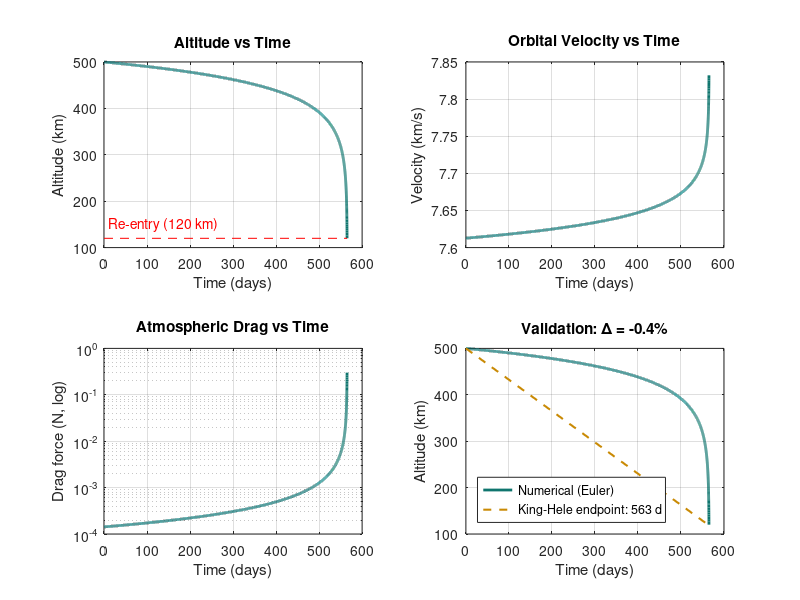

Here is the MATLAB script that generated this plot:
% EcoOrbit — Physics Layer: Numerical Orbital Decay Propagator
% Forward-Euler integration of da/dt = -rho * v * a * Cd * A / m  (Eq. 4)
% Exports trajectory.csv consumed by the Python intelligence layer.
%
% Reference scenario: 250 kg LEO small satellite, 500 km circular orbit.
% Run:  >> ecoorbit_propagator

% ---- Constants (single source of truth; mirror of ecoorbit.py) ----------
mu    = 3.986e14;      % Earth gravitational parameter, m^3/s^2
Re    = 6378e3;        % Earth equatorial radius, m
rho0  = 6.97e-13;      % density at 500 km, kg/m^3
H     = 50e3;          % scale height, m
h_ref = 500e3;         % reference altitude for rho0, m
h_re  = 120e3;         % effective re-entry boundary, m
dt    = 3600;          % integration step, s (1 hour)

% ---- Spacecraft parameters ----------------------------------------------
m  = 250;              % mass, kg
Cd = 2.2;              % drag coefficient
A  = 3.2;              % reference cross-section, m^2  (beta = 35.5 kg/m^2)
h0 = 500e3;            % initial altitude, m

% ---- Algorithm 1: propagation -------------------------------------------
a = Re + h0;  v = sqrt(mu / a);  t = 0;
T = [];                % trajectory log: [t_days, h_km, v_kms, Fd_N]

while (a - Re) > h_re
    h   = a - Re;
    rho = rho0 * exp(-(h - h_ref) / H);        % Eq. (2)
    Fd  = 0.5 * Cd * A * rho * v^2;            % Eq. (1)
    da  = -rho * v * a * Cd * A / m * dt;      % Eq. (4)
    T(end+1, :) = [t/86400, h/1e3, v/1e3, Fd]; %#ok<SAGROW>
    a = a + da;
    v = sqrt(mu / a);
    t = t + dt;
end

fprintf('Numerical RUL: %.1f days (%.0f steps)\n', T(end,1), size(T,1));

% ---- King-Hele analytical cross-check ------------------------------------
beta = m / (Cd * A);
t_kh = beta * H / (rho0 * sqrt(mu/(Re+h0)) * (Re+h0)) ...
       * (1 - exp(-(h0 - h_re)/H)) / 86400;
fprintf('King-Hele analytical: %.1f days (delta = %+.1f%%)\n', ...
        t_kh, 100*(t_kh - T(end,1))/T(end,1));

% ---- Figures: altitude, velocity, drag ------------------------------------
figure('Name', 'EcoOrbit — MATLAB Physics Layer', 'Color', 'w');

subplot(2, 2, 1);
plot(T(:,1), T(:,2), 'Color', [0.06 0.46 0.43], 'LineWidth', 2); hold on;
plot([0 T(end,1)], [120 120], '--r');
text(10, 150, 'Re-entry (120 km)', 'Color', 'r');
xlabel('Time (days)'); ylabel('Altitude (km)');
title('Altitude vs Time'); grid on;

subplot(2, 2, 2);
plot(T(:,1), T(:,3), 'Color', [0.06 0.46 0.43], 'LineWidth', 2);
xlabel('Time (days)'); ylabel('Velocity (km/s)');
title('Orbital Velocity vs Time'); grid on;

subplot(2, 2, 3);
semilogy(T(:,1), T(:,4), 'Color', [0.06 0.46 0.43], 'LineWidth', 2);
xlabel('Time (days)'); ylabel('Drag force (N, log)');
title('Atmospheric Drag vs Time'); grid on;

subplot(2, 2, 4);
plot(T(:,1), T(:,2), 'Color', [0.06 0.46 0.43], 'LineWidth', 2); hold on;
plot([0 t_kh], [T(1,2) 120], '--', 'Color', [0.79 0.54 0.02], 'LineWidth', 1.5);
legend('Numerical (Euler)', sprintf('King-Hele endpoint: %.0f d', t_kh), ...
       'Location', 'southwest');
xlabel('Time (days)'); ylabel('Altitude (km)');
title(sprintf('Validation: \\Delta = %+.1f%%', 100*(t_kh - T(end,1))/T(end,1)));
grid on;

% Save a copy of the figure next to the CSV (works in MATLAB and Octave)
print('matlab_decay_plots.png', '-dpng', '-r120');

% ---- Export for Python intelligence layer --------------------------------
fid = fopen('trajectory.csv', 'w');
fprintf(fid, 't_days,altitude_km,velocity_km_s,drag_N\n');
fprintf(fid, '%.3f,%.3f,%.5f,%.6e\n', T');
fclose(fid);
disp('Exported trajectory.csv');
